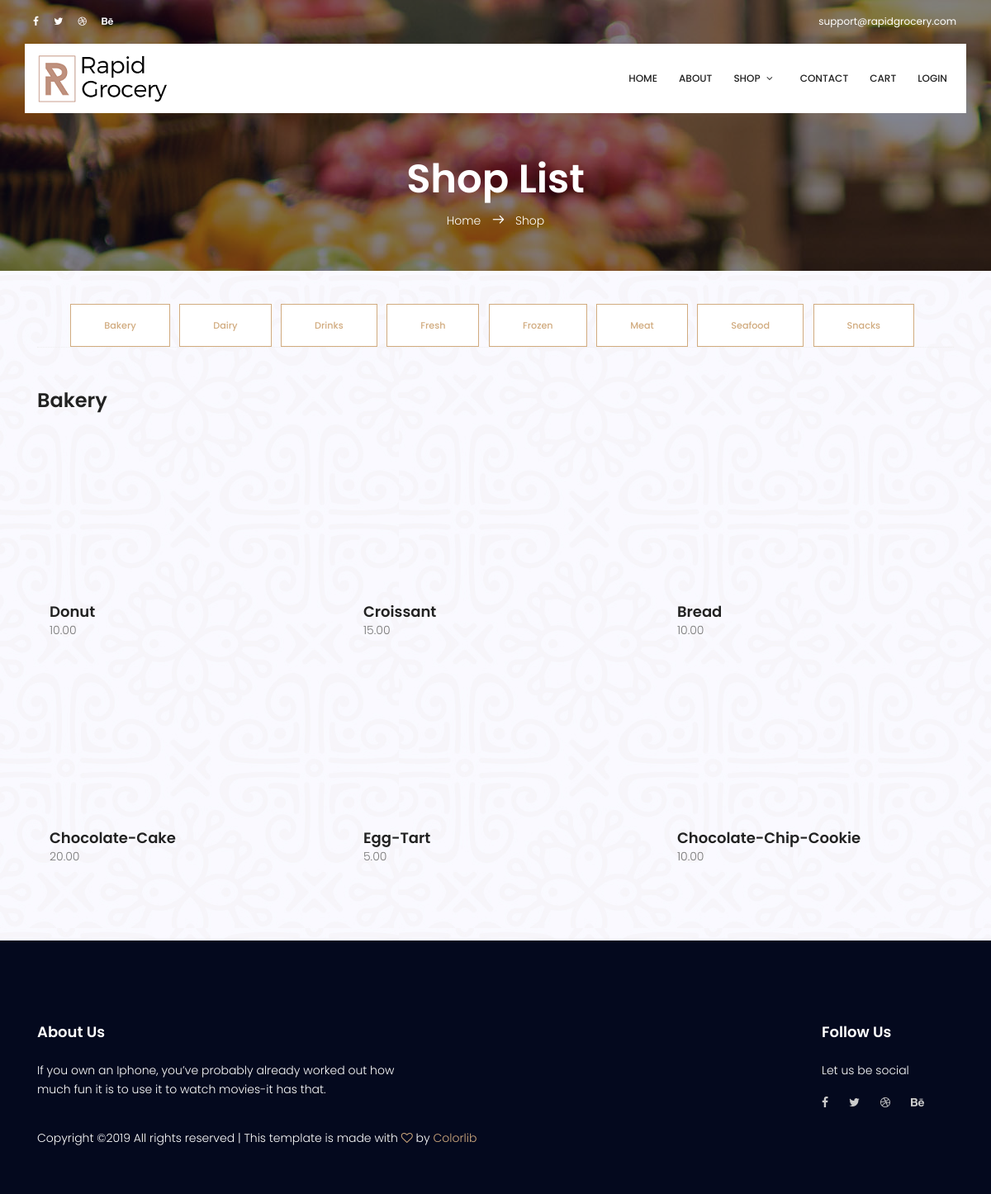
The app's page /shop.php?category_name=Bakery with its own data.
### tables this page shows
CREATE TABLE products (
  product_id         INT            PRIMARY KEY   AUTO_INCREMENT,
  category_id        INT            NOT NULL,
  product_code       VARCHAR(10)    NOT NULL      UNIQUE,
  product_name       VARCHAR(255)   NOT NULL,
  description        TEXT           NOT NULL,
  list_price         DECIMAL(10,2)  NOT NULL,
  discount_percent   DECIMAL(10,2)  NOT NULL      DEFAULT 0.00,
  date_added         DATETIME                     DEFAULT NULL,
  product_img		 VARCHAR(10),
  CONSTRAINT products_fk_categories
    FOREIGN KEY (category_id)
    REFERENCES categories (category_id)
);

### shop.php (the view, shortened to what this page needs)
<?php
include 'include/header.php';
include "config.php";
$category_name = $_GET["category_name"];
$sql_query = "select * from products p join categories c on p.category_id = c.category_id
                where category_name='$category_name';";
$result = $con->query($sql_query);
?>
<section class="banner-area relative about-banner" id="home">
    <div class="overlay overlay-bg"></div>
    <div class="container">
        <div class="row d-flex align-items-center justify-content-center">
            <div class="about-content col-lg-12">
                <h1 class="text-white">
                    Shop List
                </h1>
                <p class="text-white link-nav"><a href="index.php">Home </a>  <span class="lnr lnr-arrow-right"></span>  <a href="shop.php"> Shop</a></p>
            </div>
        </div>
    </div>
</section>
<section class="menu-list-area section-gap">
    <div class="container">
        <div align="center">
            <a href="shop.php?category_name=Bakery" class="genric-btn primary-border e-large">Bakery</a> &nbsp;
            <a href="shop.php?category_name=Dairy" class="genric-btn primary-border e-large">Dairy</a> &nbsp;
            <a href="shop.php?category_name=Drinks" class="genric-btn primary-border e-large">Drinks</a> &nbsp;
            <a href="shop.php?category_name=Fresh" class="genric-btn primary-border e-large">Fresh</a> &nbsp;
            <a href="shop.php?category_name=Frozen" class="genric-btn primary-border e-large">Frozen</a> &nbsp;
            <a href="shop.php?category_name=Meat" class="genric-btn primary-border e-large">Meat</a> &nbsp;
            <a href="shop.php?category_name=Seafood" class="genric-btn primary-border e-large">Seafood</a> &nbsp;
            <a href="shop.php?category_name=Snacks" class="genric-btn primary-border e-large">Snacks</a> &nbsp;
        </div>
        <div id="pills-tabContent" class="tab-content absolute">
            <div class="tab-pane fade show active" id="Bakery" role="tabpanel" aria-labelledby="Bakery-tab">
                <div class="section-top-border">
                   <h3><?php echo $category_name ?></h3>
                        <div class="row gallery-item">
                    <?php
                        if ($result->num_rows > 0) {
                           while($rows = $result->fetch_assoc()) {
                           $product_id = $rows["product_id"];
                           $product_name = $rows["product_name"];
                           $list_price = $rows["list_price"];
                           $product_img = $rows["product_img"];
                    ?>
                            <div class="col-md-4">
                                <a href="shop_sub.php?product_id=<?php echo $product_id ?>" class="single-gallery-image"><div class="single-gallery-image" style="background: url(img/elements/<?php echo $product_img ?>.jpg);"></div></a>
                                <div class="s-price col">
                                    <h4><?php echo $product_name ?></h4>
                                    <span><?php echo $list_price ?></span>
                                </div>
                            </div>
                     <?php
                             }
                         } else {
                             echo "0 results";
                         }
                     ?>
                    </div>
                 </div>
            </div>
        </div>
    </div>
</section>

### include/header.php (shortened to what this page needs)
<!DOCTYPE html>
<html lang="zxx" class="no-js">
<head>
    <link rel="stylesheet" href="css/linearicons.css">
    <link rel="stylesheet" href="css/font-awesome.min.css">
    <link rel="stylesheet" href="css/bootstrap.css">
    <link rel="stylesheet" href="css/magnific-popup.css">
    <link rel="stylesheet" href="css/nice-select.css">
    <link rel="stylesheet" href="css/animate.min.css">
    <link rel="stylesheet" href="css/jquery-ui.css">
    <link rel="stylesheet" href="css/owl.carousel.css">
    <link rel="stylesheet" href="css/main.css">
</head>
<body>
<header id="header" id="home">
    <div class="header-top">
        <div class="container">
            <div class="row align-items-center">
                <div class="col-lg-6 col-sm-6 col-4 header-top-left no-padding">
                    <div class="menu-social-icons">
                        <a href="#"><i class="fa fa-facebook"></i></a>
                        <a href="#"><i class="fa fa-twitter"></i></a>
                        <a href="#"><i class="fa fa-dribbble"></i></a>
                        <a href="#"><i class="fa fa-behance"></i></a>
                    </div>
                </div>
                <div class="col-lg-6 col-sm-6 col-8 header-top-right no-padding">
                    <a class="btns" href="mailto:support@rapidgrocery.com">support@rapidgrocery.com</a>
                </div>
            </div>
        </div>
    </div>
    <div class="container main-menu">
        <div class="row align-items-center justify-content-between d-flex">
            <a href="index.php"><img src="img/logo.png" alt="" title="" /></a>
            <nav id="nav-menu-container">
                <ul class="nav-menu">
                    <li class="menu-active"><a href="index.php">Home</a></li>
                    <li><a href="about.php">About</a></li>
                    <li class="menu-has-children"><a href="shop.php?category_name=Bakery">Shop</a>
                    </li>
                    <li><a href="contact.php">Contact</a></li>
                    <li><a href="cart.php">Cart</a></li>
                    <?php
                        if(isset($_SESSION["cus_email"])){
                            $email = $_SESSION['cus_email'];
                            echo "<li><a href='mypage.php?email_address=" . $email . "'>My Page</a></li>";
                    ?>
                       <li><form method="post" action=""><input type="submit" value="Logout" name="cus_logout"></form> </li>
                    <?php } else { ?>
                    <li><a href="login.php">Login</a></li>
                    <?php } ?>
                </ul>
            </nav>
        </div>
    </div>
</header>

### records on screen
products: product_name "Donut", list_price "10.00"
products: product_name "Croissant", list_price "15.00"
products: product_name "Bread", list_price "10.00"
products: product_name "Chocolate-Cake", list_price "20.00"
products: product_name "Egg-Tart", list_price "5.00"
products: product_name "Chocolate-Chip-Cookie", list_price "10.00"

### other values on screen
$category_name "Bakery"
